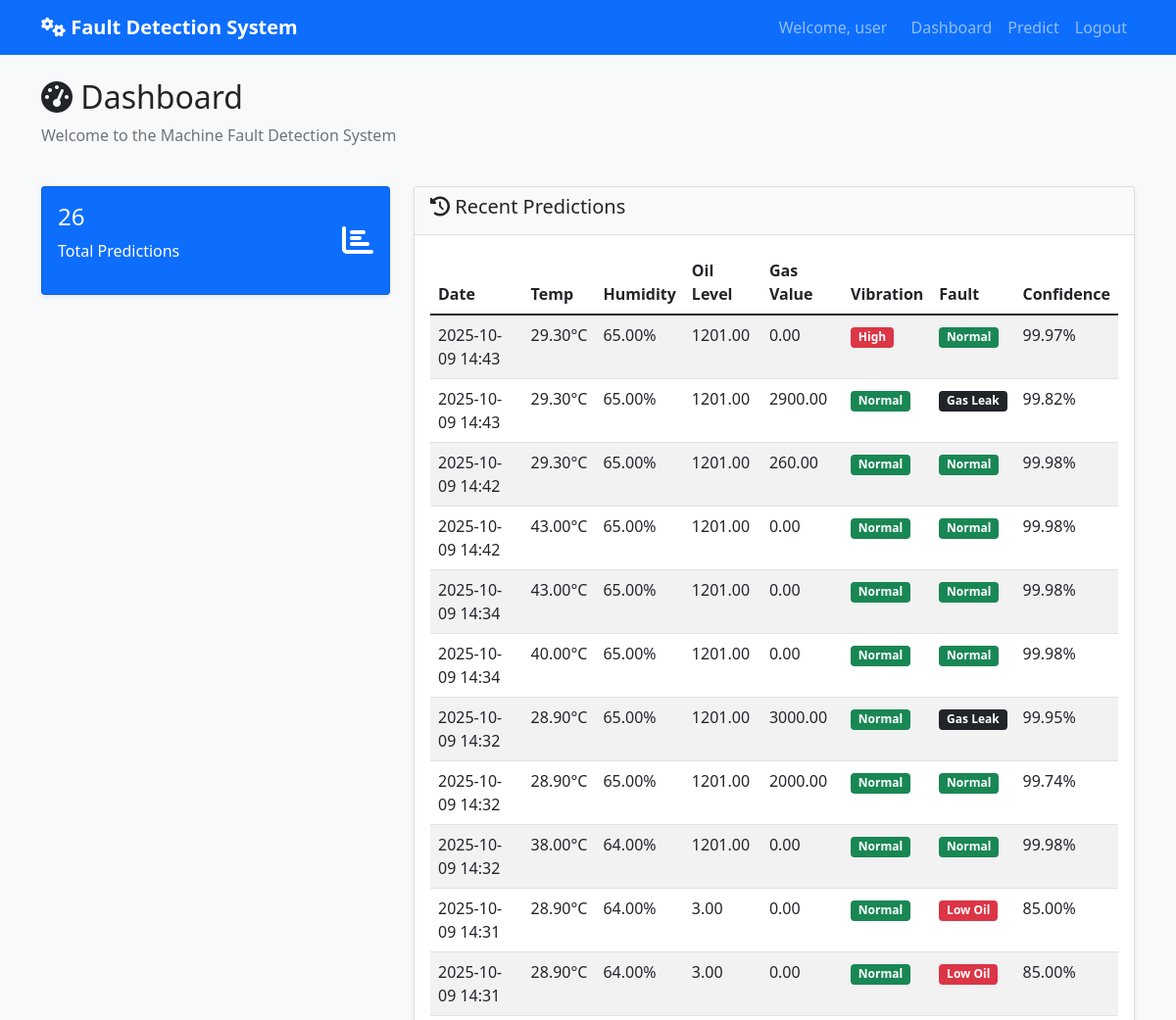
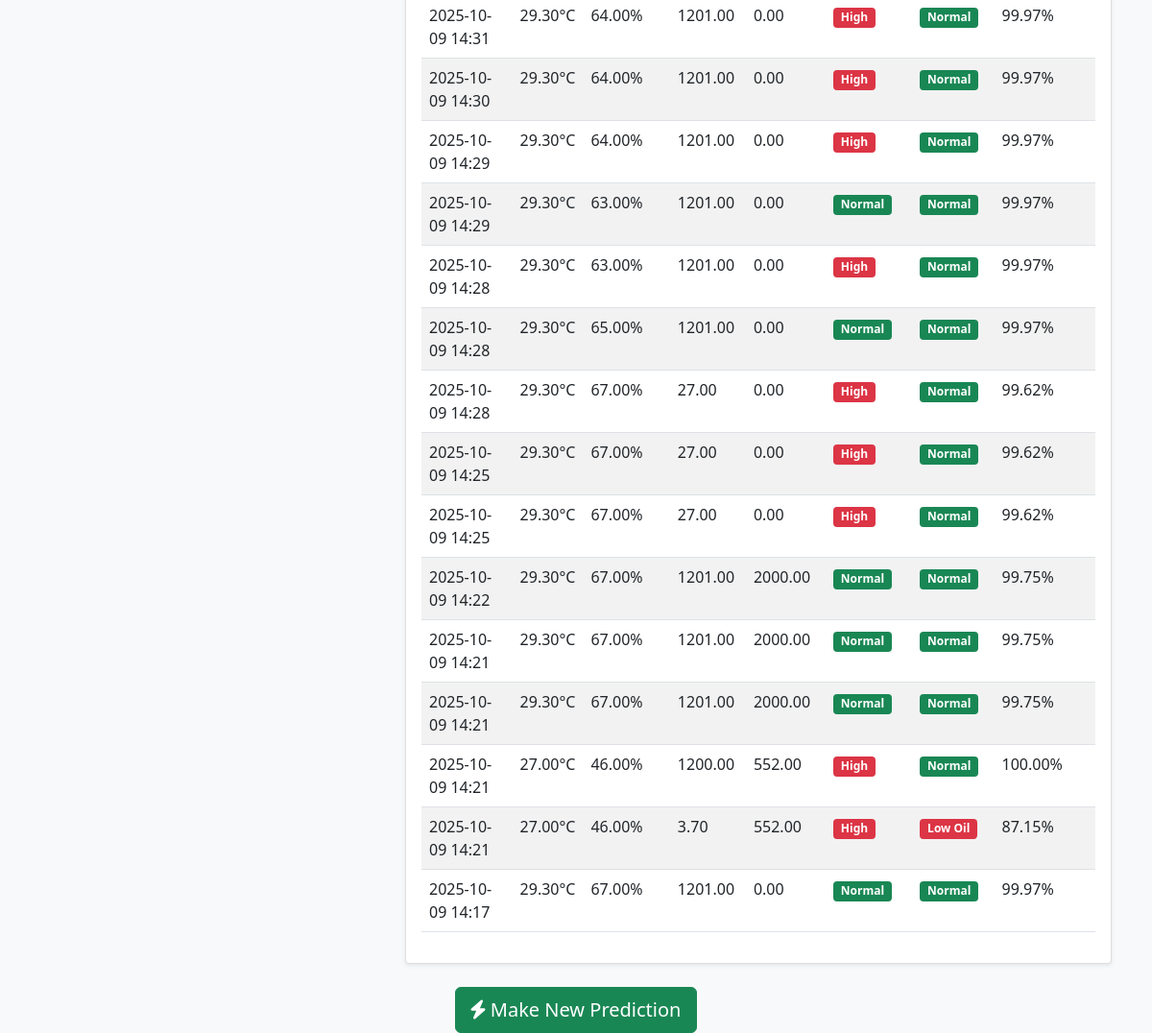
The app's page /dashboard (signed in) with its own data (2 pictures, top to bottom).
### tables this page shows
CREATE TABLE predictions (
            id INTEGER PRIMARY KEY AUTOINCREMENT,
            user_id INTEGER,
            temperature REAL,
            humidity REAL,
            oil_level REAL,
            gas_value REAL,
            vibration INTEGER,
            prediction INTEGER,
            confidence REAL,
            created_at TIMESTAMP DEFAULT CURRENT_TIMESTAMP,
            FOREIGN KEY (user_id) REFERENCES users (id)
        );

### app.py (the view)
@app.route('/dashboard')
@login_required
def dashboard():
    predictions = db.get_user_predictions(session['user_id'])
    return render_template('dashboard.html', predictions=predictions)

### app.py (called while the page is built)
def login_required(f):
    @wraps(f)
    def decorated_function(*args, **kwargs):
        if 'user_id' not in session:
            return redirect(url_for('login'))
        return f(*args, **kwargs)
    return decorated_function

### database.py (called while the page is built)
def get_db_connection():
    conn = sqlite3.connect('fault_detection.db')
    conn.row_factory = sqlite3.Row
    return conn

def get_user_predictions(user_id):
    conn = get_db_connection()
    predictions = conn.execute('''
        SELECT * FROM predictions
        WHERE user_id = ?
        ORDER BY created_at DESC
    ''', (user_id,)).fetchall()
    conn.close()
    return predictions

### templates/dashboard.html
{% extends "base.html" %}
{% block content %}
<div class="row">
    <div class="col-12">
        <h2><i class="fas fa-tachometer-alt"></i> Dashboard</h2>
        <p class="text-muted">Welcome to the Machine Fault Detection System</p>
    </div>
</div>
<div class="row mt-4">
    <div class="col-md-4">
        <div class="card text-white bg-primary mb-3">
            <div class="card-body">
                <div class="d-flex justify-content-between">
                    <div>
                        <h4>{{ predictions|length }}</h4>
                        <p>Total Predictions</p>
                    </div>
                    <div class="align-self-center">
                        <i class="fas fa-chart-bar fa-2x"></i>
                    </div>
                </div>
            </div>
        </div>
    </div>
    <div class="col-md-8">
        <div class="card">
            <div class="card-header">
                <h5><i class="fas fa-history"></i> Recent Predictions</h5>
            </div>
            <div class="card-body">
                {% if predictions %}
                <div class="table-responsive">
                    <table class="table table-striped">
                        <thead>
                            <tr>
                                <th>Date</th>
                                <th>Temp</th>
                                <th>Humidity</th>
                                <th>Oil Level</th>
                                <th>Gas Value</th>
                                <th>Vibration</th>
                                <th>Fault</th>
                                <th>Confidence</th>
                            </tr>
                        </thead>
                        <tbody>
                            {% for pred in predictions %}
                            <tr>
                                <td>{{ pred['created_at'][:16] }}</td>
                                <td>{{ "%.2f"|format(pred['temperature']) }}°C</td>
                                <td>{{ "%.2f"|format(pred['humidity']) }}%</td>
                                <td>{{ "%.2f"|format(pred['oil_level']) }}</td>
                                <td>{{ "%.2f"|format(pred['gas_value']) }}</td>
                                <td>
                                    {% if pred['vibration'] == 1 %}
                                        <span class="badge bg-danger">High</span>
                                    {% else %}
                                        <span class="badge bg-success">Normal</span>
                                    {% endif %}
                                </td>
                                <td>
                                    {% set fault_labels = {0: 'Normal', 1: 'High Heat', 2: 'High Humidity', 3: 'Low Oil', 4: 'Gas Leak'} %}
                                    <span class="badge
                                        {% if pred['prediction'] == 0 %}bg-success
                                        {% elif pred['prediction'] == 1 %}bg-warning
                                        {% elif pred['prediction'] == 2 %}bg-info
                                        {% elif pred['prediction'] == 3 %}bg-danger
                                        {% else %}bg-dark{% endif %}">
                                        {{ fault_labels.get(pred['prediction'], 'Unknown') }}
                                    </span>
                                </td>
                                <td>{{ "%.2f"|format(pred['confidence'] * 100) }}%</td>
                            </tr>
                            {% endfor %}
                        </tbody>
                    </table>
                </div>
                {% else %}
                <p class="text-center text-muted">No predictions yet. <a href="{{ url_for('predict_page') }}">Make your first prediction!</a></p>
                {% endif %}
            </div>
        </div>
    </div>
</div>
<div class="row mt-4">
    <div class="col-12 text-center">
        <a href="{{ url_for('predict_page') }}" class="btn btn-success btn-lg">
            <i class="fas fa-bolt"></i> Make New Prediction
        </a>
    </div>
</div>
{% endblock %}

### templates/base.html (shortened to what this page needs)
<!DOCTYPE html>
<html lang="en">
<head>
    <link href="https://cdn.jsdelivr.net/npm/bootstrap@5.1.3/dist/css/bootstrap.min.css" rel="stylesheet">
    <link href="https://cdnjs.cloudflare.com/ajax/libs/font-awesome/6.0.0/css/all.min.css" rel="stylesheet">
    <link href="{{ url_for('static', filename='css/style.css') }}" rel="stylesheet">
</head>
<body>
    <nav class="navbar navbar-expand-lg navbar-dark bg-primary">
        <div class="container">
            <a class="navbar-brand" href="{{ url_for('dashboard') }}">
                <i class="fas fa-cogs"></i> Fault Detection System
            </a>
            {% if session.user_id %}
            <div class="navbar-nav ms-auto">
                <span class="navbar-text me-3">
                    Welcome, {{ session.username }}
                </span>
                <a class="nav-link" href="{{ url_for('dashboard') }}">Dashboard</a>
                <a class="nav-link" href="{{ url_for('predict_page') }}">Predict</a>
                <a class="nav-link" href="{{ url_for('logout') }}">Logout</a>
            </div>
            {% endif %}
        </div>
    </nav>
    <div class="container mt-4">
        {% block content %}{% endblock %}
    </div>
</body>
</html>

### static/css/style.css (style rules this page uses)
body { background-color: #f8f9fa; font-family: 'Segoe UI', Tahoma, Geneva, Verdana, sans-serif; }
.card { box-shadow: 0 0.125rem 0.25rem rgba(0, 0, 0, 0.075); border: 1px solid rgba(0, 0, 0, 0.125); }
.card-header { background-color: #f8f9fa; border-bottom: 1px solid #dee2e6; }
.navbar-brand { font-weight: bold; }
.badge { font-size: 0.75em; }
.table th { border-top: none; font-weight: 600; }
.btn { border-radius: 6px; font-weight: 500; }

### records on screen
predictions: created_at "2025-10-09 14:43", temperature "29.30", humidity "65.00", oil_level "1201.00", gas_value "0.00", vibration "High", get "Normal", pred['confidence']*100 "99.97"
predictions: created_at "2025-10-09 14:43", temperature "29.30", humidity "65.00", oil_level "1201.00", gas_value "2900.00", vibration "Normal", get "Gas Leak", pred['confidence']*100 "99.82"
predictions: created_at "2025-10-09 14:42", temperature "29.30", humidity "65.00", oil_level "1201.00", gas_value "260.00", vibration "Normal", get "Normal", pred['confidence']*100 "99.98"
predictions: created_at "2025-10-09 14:42", temperature "43.00", humidity "65.00", oil_level "1201.00", gas_value "0.00", vibration "Normal", get "Normal", pred['confidence']*100 "99.98"
predictions: created_at "2025-10-09 14:34", temperature "43.00", humidity "65.00", oil_level "1201.00", gas_value "0.00", vibration "Normal", get "Normal", pred['confidence']*100 "99.98"
predictions: created_at "2025-10-09 14:34", temperature "40.00", humidity "65.00", oil_level "1201.00", gas_value "0.00", vibration "Normal", get "Normal", pred['confidence']*100 "99.98"
predictions: created_at "2025-10-09 14:32", temperature "28.90", humidity "65.00", oil_level "1201.00", gas_value "3000.00", vibration "Normal", get "Gas Leak", pred['confidence']*100 "99.95"
predictions: created_at "2025-10-09 14:32", temperature "28.90", humidity "65.00", oil_level "1201.00", gas_value "2000.00", vibration "Normal", get "Normal", pred['confidence']*100 "99.74"
predictions: created_at "2025-10-09 14:32", temperature "38.00", humidity "64.00", oil_level "1201.00", gas_value "0.00", vibration "Normal", get "Normal", pred['confidence']*100 "99.98"
predictions: created_at "2025-10-09 14:31", temperature "28.90", humidity "64.00", oil_level "3.00", gas_value "0.00", vibration "Normal", get "Low Oil", pred['confidence']*100 "85.00"
predictions: created_at "2025-10-09 14:31", temperature "28.90", humidity "64.00", oil_level "3.00", gas_value "0.00", vibration "Normal", get "Low Oil", pred['confidence']*100 "85.00"
predictions: created_at "2025-10-09 14:31", temperature "29.30", humidity "64.00", oil_level "1201.00", gas_value "0.00", vibration "High", get "Normal", pred['confidence']*100 "99.97"
predictions: created_at "2025-10-09 14:30", temperature "29.30", humidity "64.00", oil_level "1201.00", gas_value "0.00", vibration "High", get "Normal", pred['confidence']*100 "99.97"
predictions: created_at "2025-10-09 14:29", temperature "29.30", humidity "64.00", oil_level "1201.00", gas_value "0.00", vibration "High", get "Normal", pred['confidence']*100 "99.97"
predictions: created_at "2025-10-09 14:29", temperature "29.30", humidity "63.00", oil_level "1201.00", gas_value "0.00", vibration "Normal", get "Normal", pred['confidence']*100 "99.97"
predictions: created_at "2025-10-09 14:28", temperature "29.30", humidity "63.00", oil_level "1201.00", gas_value "0.00", vibration "High", get "Normal", pred['confidence']*100 "99.97"
predictions: created_at "2025-10-09 14:28", temperature "29.30", humidity "65.00", oil_level "1201.00", gas_value "0.00", vibration "Normal", get "Normal", pred['confidence']*100 "99.97"
predictions: created_at "2025-10-09 14:28", temperature "29.30", humidity "67.00", oil_level "27.00", gas_value "0.00", vibration "High", get "Normal", pred['confidence']*100 "99.62"
predictions: created_at "2025-10-09 14:25", temperature "29.30", humidity "67.00", oil_level "27.00", gas_value "0.00", vibration "High", get "Normal", pred['confidence']*100 "99.62"
predictions: created_at "2025-10-09 14:25", temperature "29.30", humidity "67.00", oil_level "27.00", gas_value "0.00", vibration "High", get "Normal", pred['confidence']*100 "99.62"
predictions: created_at "2025-10-09 14:22", temperature "29.30", humidity "67.00", oil_level "1201.00", gas_value "2000.00", vibration "Normal", get "Normal", pred['confidence']*100 "99.75"
predictions: created_at "2025-10-09 14:21", temperature "29.30", humidity "67.00", oil_level "1201.00", gas_value "2000.00", vibration "Normal", get "Normal", pred['confidence']*100 "99.75"
predictions: created_at "2025-10-09 14:21", temperature "29.30", humidity "67.00", oil_level "1201.00", gas_value "2000.00", vibration "Normal", get "Normal", pred['confidence']*100 "99.75"
predictions: created_at "2025-10-09 14:21", temperature "27.00", humidity "46.00", oil_level "1200.00", gas_value "552.00", vibration "High", get "Normal", pred['confidence']*100 "100.00"
predictions: created_at "2025-10-09 14:21", temperature "27.00", humidity "46.00", oil_level "3.70", gas_value "552.00", vibration "High", get "Low Oil", pred['confidence']*100 "87.15"
predictions: created_at "2025-10-09 14:17", temperature "29.30", humidity "67.00", oil_level "1201.00", gas_value "0.00", vibration "Normal", get "Normal", pred['confidence']*100 "99.97"

### other values on screen
{{ session.username }} "user"
{{ predictions|length }} "26"
